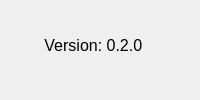
<?xml version="1.0" encoding="UTF-8"?>
<ui version="4.0">
 <class>AboutDialog</class>
 <widget class="QDialog" name="AboutDialog">
  <property name="geometry">
   <rect>
    <x>0</x>
    <y>0</y>
    <width>200</width>
    <height>100</height>
   </rect>
  </property>
  <property name="windowTitle">
   <string>About D-Viz</string>
  </property>
  <widget class="QLabel" name="headerLabel">
   <property name="geometry">
    <rect>
     <x>40</x>
     <y>20</y>
     <width>121</width>
     <height>51</height>
    </rect>
   </property>
   <property name="font">
    <font>
     <pointsize>12</pointsize>
    </font>
   </property>
   <property name="text">
    <string> Version: 0.2.0</string>
   </property>
  </widget>
 </widget>
 <resources/>
 <connections/>
</ui>
